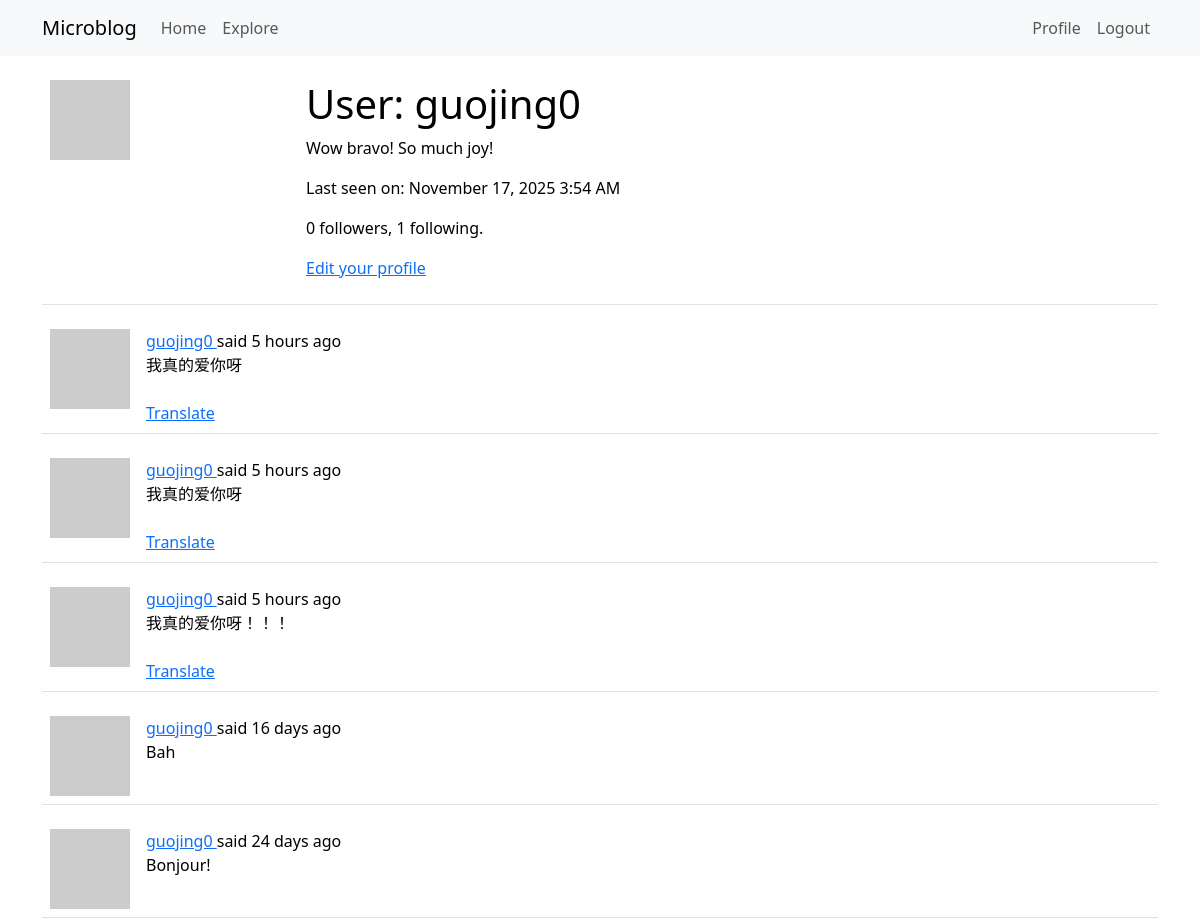
/user/guojing0 (signed in, upper part), run on an earlier commit of the app's database.
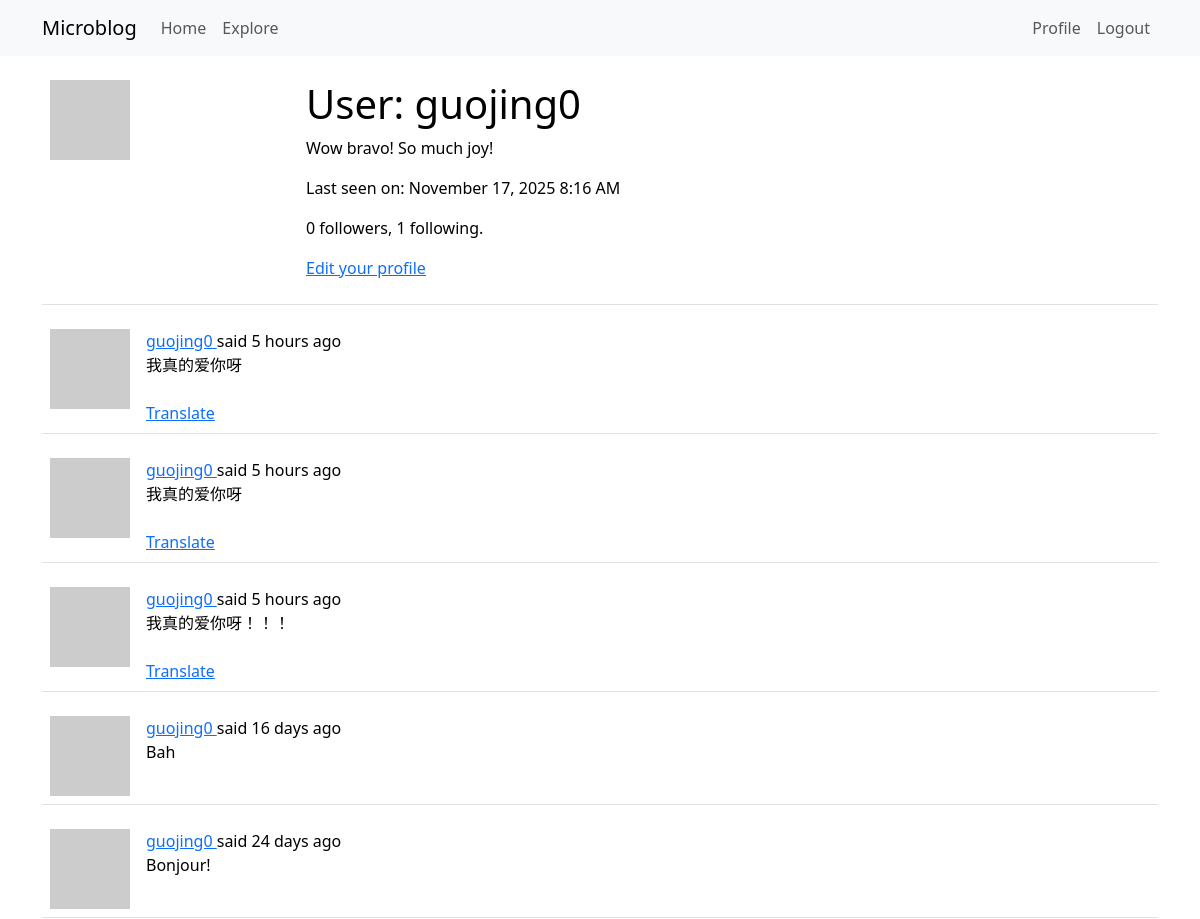
And on a later commit of the database.
### app/models.py (models this page shows, shortened)
class User(UserMixin, db.Model):
    id: orm.Mapped[int] = orm.mapped_column(primary_key=True)
    username: orm.Mapped[str] = orm.mapped_column(
        sa.String(64), index=True, unique=True
    )
    email: orm.Mapped[str] = orm.mapped_column(sa.String(120), index=True, unique=True)
    password_hash: orm.Mapped[str | None] = orm.mapped_column(sa.String(256))
    posts: orm.WriteOnlyMapped["Post"] = orm.relationship(back_populates="author")
    about_me: orm.Mapped[str | None] = orm.mapped_column(sa.String(140))
    last_seen: orm.Mapped[datetime | None] = orm.mapped_column(
        default=lambda: datetime.now(UTC)
    )
    following: orm.WriteOnlyMapped["User"] = orm.relationship(
        secondary=followers,
        primaryjoin=(followers.c.follower_id == id),
        secondaryjoin=(followers.c.followed_id == id),
        back_populates="followers",
    )
    followers: orm.WriteOnlyMapped["User"] = orm.relationship(
        secondary=followers,
        primaryjoin=(followers.c.followed_id == id),
        secondaryjoin=(followers.c.follower_id == id),
        back_populates="following",
    )
    def avatar(self, size):
        digest = md5(self.email.lower().encode("utf-8")).hexdigest()
        return f"https://www.gravatar.com/avatar/{digest}?d=identicon&s={size}"
    def followers_count(self):
        return db.session.scalar(
            sa.select(sa.func.count())
            .select_from(followers)
            .where(followers.c.followed_id == self.id)
        )
    def following_count(self):
        return db.session.scalar(
            sa.select(sa.func.count())
            .select_from(followers)
            .where(followers.c.follower_id == self.id)
        )

class Post(db.Model):
    id: orm.Mapped[int] = orm.mapped_column(primary_key=True)
    body: orm.Mapped[str] = orm.mapped_column(sa.String(140))
    timestamp: orm.Mapped[datetime] = orm.mapped_column(
        index=True, default=lambda: datetime.now(UTC)
    )
    user_id: orm.Mapped[int] = orm.mapped_column(sa.ForeignKey("user.id"), index=True)
    author: orm.Mapped["User"] = orm.relationship(back_populates="posts")
    language: orm.Mapped[str | None] = orm.mapped_column(sa.String(5))

### app/routes.py (the view)
@app.route("/user/<username>")
@login_required
def user(username):
    user = db.first_or_404(sa.select(User).where(User.username == username))
    page = request.args.get("page", 1, type=int)
    query = user.posts.select().order_by(Post.timestamp.desc())
    posts = db.paginate(
        query, page=page, per_page=app.config["POSTS_PER_PAGE"], error_out=False
    )
    next_url = (
        url_for("user", username=username, page=posts.next_num)
        if posts.has_next
        else None
    )
    prev_url = (
        url_for("user", username=username, page=posts.prev_num)
        if posts.has_prev
        else None
    )
    form = EmptyForm()
    return render_template(
        "user.html",
        user=user,
        posts=posts.items,
        next_url=next_url,
        prev_url=prev_url,
        form=form,
    )

### app/__init__.py (called while the page is built)
def get_locale_func():
    return request.accept_languages.best_match(app.config["LANGUAGES"])

### app/models.py (called while the page is built)
@login.user_loader
def load_user(id):
    return db.session.get(User, int(id))

### app/routes.py (called while the page is built)
@app.before_request
def before_request():
    if current_user.is_authenticated:
        current_user.last_seen = datetime.now(UTC)
        db.session.commit()
    g.locale = str(get_locale())

### app/templates/user.html (shortened to what this page needs)
{% extends "base.html" %}
{% block content %}
    <table class="table table-hover">
        <tr>
            <td width="256px">
                <img src="{{ user.avatar(256) }}" />
            </td>
            <td>
                <h1>{{ _('User:') }} {{ user.username }}</h1>
                {% if user.about_me %}
                    <p>{{ user.about_me }}</p>
                {% endif %}
                {% if user.last_seen %}
                    <p>{{ _('Last seen on:') }} {{ moment(user.last_seen).format('LLL') }}</p>
                {% endif %}
                <p>
                    {{ _('%(count)d followers', count=user.followers_count()) }},
                    {{ _('%(count)d following', count=user.following_count()) }}.
                </p>
                {% if user == current_user %}
                    <p>
                        <a href="{{ url_for('edit_profile') }}">{{ _('Edit your profile') }}</a>
                    </p>
                {% endif %}
            </td>
        </tr>
    </table>
    {% for post in posts %}
        {% include '_post.html' %}
    {% endfor %}
{% endblock %}

### app/templates/base.html (shortened to what this page needs)
<!doctype html>
<html lang="en">
  <head>
    <link
      href="https://cdn.jsdelivr.net/npm/bootstrap@5.3.2/dist/css/bootstrap.min.css"
      rel="stylesheet"
    />
  </head>
  <body>
    <nav class="navbar navbar-expand-lg bg-body-tertiary">
      <div class="container">
        <a class="navbar-brand" href="{{ url_for('index') }}">Microblog</a>
        <div class="collapse navbar-collapse" id="navbarSupportedContent">
          <ul class="navbar-nav me-auto mb-2 mb-lg-0">
            <li class="nav-item">
              <a
                class="nav-link"
                aria-current="page"
                href="{{ url_for('index') }}"
              >
                {{ _('Home') }}
              </a>
            </li>
            <li class="nav-item">
              <a
                class="nav-link"
                aria-current="page"
                href="{{ url_for('explore') }}"
              >
                {{ _('Explore') }}
              </a>
            </li>
          </ul>
          <ul class="navbar-nav mb-2 mb-lg-0">
            {% if current_user.is_anonymous %}
              <li class="nav-item">
                <a
                  class="nav-link"
                  aria-current="page"
                  href="{{ url_for('login') }}"
                >
                  {{ _('Login') }}
                </a>
              </li>
            {% else %}
              <li class="nav-item">
                <a
                  class="nav-link"
                  aria-current="page"
                  href="{{ url_for('user', username=current_user.username) }}"
                >
                  {{ _('Profile') }}
                </a>
              </li>
              <li class="nav-item">
                <a
                  class="nav-link"
                  aria-current="page"
                  href="{{ url_for('logout') }}"
                >
                  {{ _('Logout') }}
                </a>
              </li>
            {% endif %}
          </ul>
        </div>
      </div>
    </nav>
    <div class="container mt-3">
      {% block content %}{% endblock %}
    </div>
  </body>
</html>

### app/templates/_post.html
<table class="table table-hover">
    <tr>
        <td width="70px">
            <a href="{{ url_for('user', username=post.author.username) }}">
                <img src="{{ post.author.avatar(70) }}" />
            </a>
        </td>
        <td>
            <a href="{{ url_for('user', username=post.author.username) }}">
                {{ post.author.username }}
            </a>
            {{ _('said') }} {{ moment(post.timestamp).fromNow() }}
            <br>
            <span id="post{{ post.id }}">{{ post.body }}</span>
            {% if post.language and post.language != g.locale %}
                <br><br>
                <span id="translation{{ post.id }}">
                    <a href="javascript:translate(
                        'post{{ post.id }}',
                        'translation{{ post.id }}',
                        '{{ post.language }}',
                        '{{ g.locale }}'
                    )">{{ _('Translate') }}</a>
                </span>
            {% endif %}
        </td>
    </tr>
</table>

What changed in the data, as far as the page shows it:
changed User "guojing0": last_seen "November 17, 2025 3:54 AM" → "November 17, 2025 8:16 AM"
